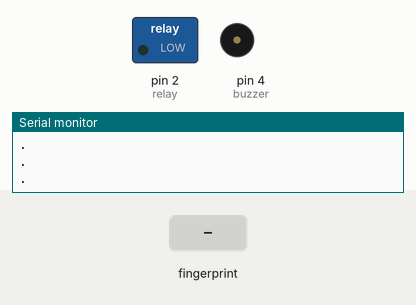
This sketch was run on a simulated Arduino Mega 2560, built with avr-gcc and run on an emulated ATmega2560. Shown: switched loads named in the sketch (green lamp = pin HIGH), buzzer (waves = sounding, pin HIGH), the last lines printed to the serial monitor. Inputs (shaded band) come from the test bench.

Above: at 2.4 s.
2.5 s: finger stored as number 1 placed on the sensor
At 3.8 s:
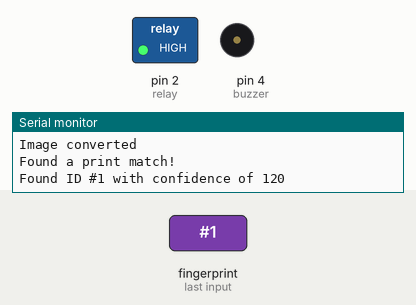
At 5.2 s:
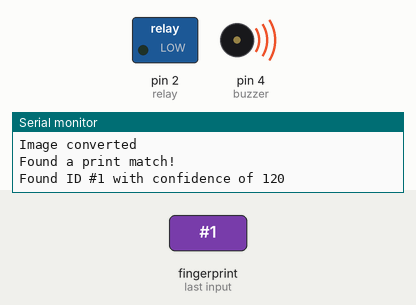
Timing chart, 0 to 6.9 s (numbered marks = the images above; inputs shaded):
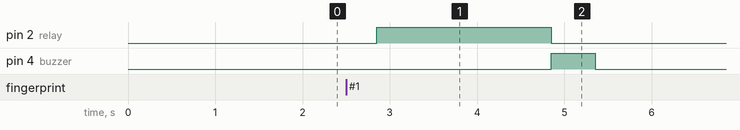

The sketch:

CheckFingerprint.ino
```cpp
#include <Adafruit_Fingerprint.h>

#define mySerial Serial2

#define relay 2
#define buzzer 4

Adafruit_Fingerprint finger = Adafruit_Fingerprint(&mySerial);

void setup() {
  pinMode(relay, OUTPUT);
  digitalWrite(relay, LOW);

  pinMode(buzzer, OUTPUT);
  digitalWrite(buzzer, LOW);

  Serial.begin(9600);
  while (!Serial)
    ;
  delay(100);
  Serial.println("\n\nAdafruit finger detect test");

  finger.begin(57600);
  delay(5);
  if (finger.verifyPassword()) {
    Serial.println("Found fingerprint sensor!");
  } else {
    Serial.println("Did not find fingerprint sensor :(");
    while (1) { delay(1); }
  }

  Serial.println(F("Reading sensor parameters"));
  finger.getParameters();
  Serial.print(F("Status: 0x"));
  Serial.println(finger.status_reg, HEX);
  Serial.print(F("Sys ID: 0x"));
  Serial.println(finger.system_id, HEX);
  Serial.print(F("Capacity: "));
  Serial.println(finger.capacity);
  Serial.print(F("Security level: "));
  Serial.println(finger.security_level);
  Serial.print(F("Device address: "));
  Serial.println(finger.device_addr, HEX);
  Serial.print(F("Packet len: "));
  Serial.println(finger.packet_len);
  Serial.print(F("Baud rate: "));
  Serial.println(finger.baud_rate);

  finger.getTemplateCount();

  if (finger.templateCount == 0) {
    Serial.print("Sensor doesn't contain any fingerprint data. Please run the 'enroll' example.");
  } else {
    Serial.println("Waiting for valid finger...");
    Serial.print("Sensor contains ");
    Serial.print(finger.templateCount);
    Serial.println(" templates");
  }
}

void loop() {
  getFingerprintID();
  delay(50);
}

uint8_t getFingerprintID() {
  uint8_t p = finger.getImage();
  switch (p) {
    case FINGERPRINT_OK:
      Serial.println("Image taken");
      break;
    case FINGERPRINT_NOFINGER:
      // Serial.println("No finger detected");
      Serial.println(".");
      return p;
    case FINGERPRINT_PACKETRECIEVEERR:
      Serial.println("Communication error");
      return p;
    case FINGERPRINT_IMAGEFAIL:
      Serial.println("Imaging error");
      return p;
    default:
      Serial.println("Unknown error");
      return p;
  }

  p = finger.image2Tz();
  switch (p) {
    case FINGERPRINT_OK:
      Serial.println("Image converted");
      break;
    case FINGERPRINT_IMAGEMESS:
      Serial.println("Image too messy");
      return p;
    case FINGERPRINT_PACKETRECIEVEERR:
      Serial.println("Communication error");
      return p;
    case FINGERPRINT_FEATUREFAIL:
      Serial.println("Could not find fingerprint features");
      return p;
    case FINGERPRINT_INVALIDIMAGE:
      Serial.println("Could not find fingerprint features");
      return p;
    default:
      Serial.println("Unknown error");
      return p;
  }

  p = finger.fingerSearch();
  if (p == FINGERPRINT_OK) {
    Serial.println("Found a print match!");
  } else if (p == FINGERPRINT_PACKETRECIEVEERR) {
    Serial.println("Communication error");
    return p;
  } else if (p == FINGERPRINT_NOTFOUND) {
    Serial.println("Did not find a match");

    digitalWrite(buzzer, HIGH);
    delay(3000);
    digitalWrite(buzzer, LOW);

    return p;
  } else {
    Serial.println("Unknown error");
    return p;
  }

  Serial.print("Found ID #");
  Serial.print(finger.fingerID);
  Serial.print(" with confidence of ");
  Serial.println(finger.confidence);

  digitalWrite(relay, HIGH);
  delay(2000);
  digitalWrite(relay, LOW);

  digitalWrite(buzzer, HIGH);
  delay(500);
  digitalWrite(buzzer, LOW);

  return finger.fingerID;
}

int getFingerprintIDez() {
  uint8_t p = finger.getImage();
  if (p != FINGERPRINT_OK) return -1;

  p = finger.image2Tz();
  if (p != FINGERPRINT_OK) return -1;

  p = finger.fingerFastSearch();
  if (p != FINGERPRINT_OK) return -1;

  Serial.print("Found ID #");
  Serial.print(finger.fingerID);
  Serial.print(" with confidence of ");
  Serial.println(finger.confidence);
  return finger.fingerID;
}
```

Measured:
- after the input at 2.5 s, pin 2 (relay): LOW → HIGH after 0.35 s, → LOW 2.0 s later; pin 4 (buzzer): LOW → HIGH after 2.4 s, → LOW 0.50 s later
